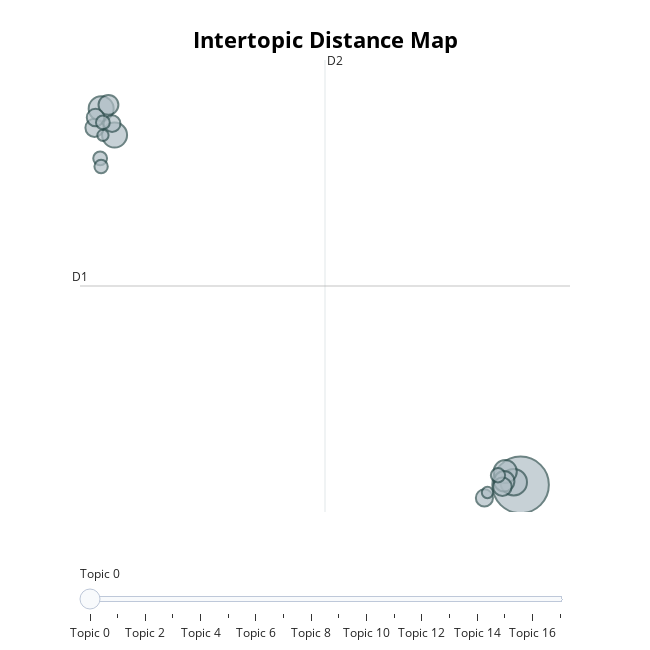

This figure's notebook cell:
### Code cell
#Visualziing the intertopic distance between topics
print('Intertopic Distance Map')
model.visualize_topics()

### Figure 1 — Plotly figure (JSON) as saved in the notebook; plotly's stock layout.template omitted (floating-point values rounded to 4 significant figures)
{"data": [{"customdata": [[0, "chatgpt | just | like | im | use", 251], [1, "link | ai | said | data | jobs", 55], [2, "dont | bing | im | disclaimer | search", 49], [3, "joke | offensive | yo | mama | yo mama", 49], [4, "art | image | design | ascii | github", 42], [5, "link | ai | gpt4 | plugins | people", 33], [6, "dan | jailbreak | prompt | dan 50 | click", 31], [7, "students | teacher | teachers | student | essays", 27], [8, "letter | word | letters | pita | pita pita", 26], [9, "language | language model | model | al | al language", 24], [10, "link | aigenerated | ai | news | rap", 23], [11, "god | agents | ai | al god | al", 22], [12, "data | italy | data protection | protection | italian", 16], [13, "meal | ingredients | prompt | pizza | recipe", 15], [14, "love | vou | family | like | heart", 15], [15, "polite | thank | posted | ag0 | thanking", 14], [16, "social | capitalism | social safety | thou | nets", 10], [17, "link | ai | google | open source | open", 10]], "hovertemplate": "<b>Topic %{customdata[0]}</b><br>%{customdata[1]}<br>Size: %{customdata[2]}", "legendgroup": "", "marker": {"color": "#B0BEC5", "line": {"color": "DarkSlateGrey", "width": 2}, "size": [251, 55, 49, 49, 42, 33, 31, 27, 26, 24, 23, 22, 16, 15, 15, 14, 10, 10], "sizemode": "area", "sizeref": 0.1569, "symbol": "circle"}, "mode": "markers", "name": "", "orientation": "v", "showlegend": false, "type": "scatter", "x": [21.69, 21.24, -5.044, -5.927, 20.68, 20.61, -5.446, 20.5, -6.365, -6.298, 19.31, -5.206, 20.21, -5.813, -5.994, -5.931, -5.809, 19.51], "xaxis": "x", "y": [-4.038, -3.904, 13.43, 14.75, -3.374, -3.862, 14.94, -4.134, 13.79, 14.3, -4.691, 14.0, -3.558, 14.06, 12.27, 11.86, 13.42, -4.421], "yaxis": "y"}], "layout": {"annotations": [{"showarrow": false, "text": "D1", "x": -7.32, "y": 5.892, "yshift": 10}, {"showarrow": false, "text": "D2", "x": 8.814, "xshift": 10, "y": 17.18}], "height": 650, "hoverlabel": {"bgcolor": "white", "font": {"family": "Rockwell", "size": 16}}, "legend": {"itemsizing": "constant", "tracegroupgap": 0}, "margin": {"t": 60}, "shapes": [{"line": {"color": "#CFD8DC", "width": 2}, "type": "line", "x0": 8.814, "x1": 8.814, "y0": -5.394, "y1": 17.18}, {"line": {"color": "#9E9E9E", "width": 2}, "type": "line", "x0": -7.32, "x1": 24.95, "y0": 5.892, "y1": 5.892}], "sliders": [{"active": 0, "pad": {"t": 50}, "steps": [{"args": [{"marker.color": [["red", "#B0BEC5", "#B0BEC5", "#B0BEC5", "#B0BEC5", "#B0BEC5", "#B0BEC5", "#B0BEC5", "#B0BEC5", "#B0BEC5", "#B0BEC5", "#B0BEC5", "#B0BEC5", "#B0BEC5", "#B0BEC5", "#B0BEC5", "#B0BEC5", "#B0BEC5"]]}], "label": "Topic 0", "method": "update"}, {"args": [{"marker.color": [["#B0BEC5", "red", "#B0BEC5", "#B0BEC5", "#B0BEC5", "#B0BEC5", "#B0BEC5", "#B0BEC5", "#B0BEC5", "#B0BEC5", "#B0BEC5", "#B0BEC5", "#B0BEC5", "#B0BEC5", "#B0BEC5", "#B0BEC5", "#B0BEC5", "#B0BEC5"]]}], "label": "Topic 1", "method": "update"}, {"args": [{"marker.color": [["#B0BEC5", "#B0BEC5", "red", "#B0BEC5", "#B0BEC5", "#B0BEC5", "#B0BEC5", "#B0BEC5", "#B0BEC5", "#B0BEC5", "#B0BEC5", "#B0BEC5", "#B0BEC5", "#B0BEC5", "#B0BEC5", "#B0BEC5", "#B0BEC5", "#B0BEC5"]]}], "label": "Topic 2", "method": "update"}, {"args": [{"marker.color": [["#B0BEC5", "#B0BEC5", "#B0BEC5", "red", "#B0BEC5", "#B0BEC5", "#B0BEC5", "#B0BEC5", "#B0BEC5", "#B0BEC5", "#B0BEC5", "#B0BEC5", "#B0BEC5", "#B0BEC5", "#B0BEC5", "#B0BEC5", "#B0BEC5", "#B0BEC5"]]}], "label": "Topic 3", "method": "update"}, {"args": [{"marker.color": [["#B0BEC5", "#B0BEC5", "#B0BEC5", "#B0BEC5", "red", "#B0BEC5", "#B0BEC5", "#B0BEC5", "#B0BEC5", "#B0BEC5", "#B0BEC5", "#B0BEC5", "#B0BEC5", "#B0BEC5", "#B0BEC5", "#B0BEC5", "#B0BEC5", "#B0BEC5"]]}], "label": "Topic 4", "method": "update"}, {"args": [{"marker.color": [["#B0BEC5", "#B0BEC5", "#B0BEC5", "#B0BEC5", "#B0BEC5", "red", "#B0BEC5", "#B0BEC5", "#B0BEC5", "#B0BEC5", "#B0BEC5", "#B0BEC5", "#B0BEC5", "#B0BEC5", "#B0BEC5", "#B0BEC5", "#B0BEC5", "#B0BEC5"]]}], "label": "Topic 5", "method": "update"}, {"args": [{"marker.color": [["#B0BEC5", "#B0BEC5", "#B0BEC5", "#B0BEC5", "#B0BEC5", "#B0BEC5", "red", "#B0BEC5", "#B0BEC5", "#B0BEC5", "#B0BEC5", "#B0BEC5", "#B0BEC5", "#B0BEC5", "#B0BEC5", "#B0BEC5", "#B0BEC5", "#B0BEC5"]]}], "label": "Topic 6", "method": "update"}, {"args": [{"marker.color": [["#B0BEC5", "#B0BEC5", "#B0BEC5", "#B0BEC5", "#B0BEC5", "#B0BEC5", "#B0BEC5", "red", "#B0BEC5", "#B0BEC5", "#B0BEC5", "#B0BEC5", "#B0BEC5", "#B0BEC5", "#B0BEC5", "#B0BEC5", "#B0BEC5", "#B0BEC5"]]}], "label": "Topic 7", "method": "update"}, {"args": [{"marker.color": [["#B0BEC5", "#B0BEC5", "#B0BEC5", "#B0BEC5", "#B0BEC5", "#B0BEC5", "#B0BEC5", "#B0BEC5", "red", "#B0BEC5", "#B0BEC5", "#B0BEC5", "#B0BEC5", "#B0BEC5", "#B0BEC5", "#B0BEC5", "#B0BEC5", "#B0BEC5"]]}], "label": "Topic 8", "method": "update"}, {"args": [{"marker.color": [["#B0BEC5", "#B0BEC5", "#B0BEC5", "#B0BEC5", "#B0BEC5", "#B0BEC5", "#B0BEC5", "#B0BEC5", "#B0BEC5", "red", "#B0BEC5", "#B0BEC5", "#B0BEC5", "#B0BEC5", "#B0BEC5", "#B0BEC5", "#B0BEC5", "#B0BEC5"]]}], "label": "Topic 9", "method": "update"}, {"args": [{"marker.color": [["#B0BEC5", "#B0BEC5", "#B0BEC5", "#B0BEC5", "#B0BEC5", "#B0BEC5", "#B0BEC5", "#B0BEC5", "#B0BEC5", "#B0BEC5", "red", "#B0BEC5", "#B0BEC5", "#B0BEC5", "#B0BEC5", "#B0BEC5", "#B0BEC5", "#B0BEC5"]]}], "label": "Topic 10", "method": "update"}, {"args": [{"marker.color": [["#B0BEC5", "#B0BEC5", "#B0BEC5", "#B0BEC5", "#B0BEC5", "#B0BEC5", "#B0BEC5", "#B0BEC5", "#B0BEC5", "#B0BEC5", "#B0BEC5", "red", "#B0BEC5", "#B0BEC5", "#B0BEC5", "#B0BEC5", "#B0BEC5", "#B0BEC5"]]}], "label": "Topic 11", "method": "update"}, {"args": [{"marker.color": [["#B0BEC5", "#B0BEC5", "#B0BEC5", "#B0BEC5", "#B0BEC5", "#B0BEC5", "#B0BEC5", "#B0BEC5", "#B0BEC5", "#B0BEC5", "#B0BEC5", "#B0BEC5", "red", "#B0BEC5", "#B0BEC5", "#B0BEC5", "#B0BEC5", "#B0BEC5"]]}], "label": "Topic 12", "method": "update"}, {"args": [{"marker.color": [["#B0BEC5", "#B0BEC5", "#B0BEC5", "#B0BEC5", "#B0BEC5", "#B0BEC5", "#B0BEC5", "#B0BEC5", "#B0BEC5", "#B0BEC5", "#B0BEC5", "#B0BEC5", "#B0BEC5", "red", "#B0BEC5", "#B0BEC5", "#B0BEC5", "#B0BEC5"]]}], "label": "Topic 13", "method": "update"}, {"args": [{"marker.color": [["#B0BEC5", "#B0BEC5", "#B0BEC5", "#B0BEC5", "#B0BEC5", "#B0BEC5", "#B0BEC5", "#B0BEC5", "#B0BEC5", "#B0BEC5", "#B0BEC5", "#B0BEC5", "#B0BEC5", "#B0BEC5", "red", "#B0BEC5", "#B0BEC5", "#B0BEC5"]]}], "label": "Topic 14", "method": "update"}, {"args": [{"marker.color": [["#B0BEC5", "#B0BEC5", "#B0BEC5", "#B0BEC5", "#B0BEC5", "#B0BEC5", "#B0BEC5", "#B0BEC5", "#B0BEC5", "#B0BEC5", "#B0BEC5", "#B0BEC5", "#B0BEC5", "#B0BEC5", "#B0BEC5", "red", "#B0BEC5", "#B0BEC5"]]}], "label": "Topic 15", "method": "update"}, {"args": [{"marker.color": [["#B0BEC5", "#B0BEC5", "#B0BEC5", "#B0BEC5", "#B0BEC5", "#B0BEC5", "#B0BEC5", "#B0BEC5", "#B0BEC5", "#B0BEC5", "#B0BEC5", "#B0BEC5", "#B0BEC5", "#B0BEC5", "#B0BEC5", "#B0BEC5", "red", "#B0BEC5"]]}], "label": "Topic 16", "method": "update"}, {"args": [{"marker.color": [["#B0BEC5", "#B0BEC5", "#B0BEC5", "#B0BEC5", "#B0BEC5", "#B0BEC5", "#B0BEC5", "#B0BEC5", "#B0BEC5", "#B0BEC5", "#B0BEC5", "#B0BEC5", "#B0BEC5", "#B0BEC5", "#B0BEC5", "#B0BEC5", "#B0BEC5", "red"]]}], "label": "Topic 17", "method": "update"}]}], "title": {"font": {"color": "Black", "size": 22}, "text": "<b>Intertopic Distance Map</b>", "x": 0.5, "xanchor": "center", "y": 0.95, "yanchor": "top"}, "width": 650, "xaxis": {"anchor": "y", "domain": [0, 1], "range": [-7.32, 24.95], "title": {"text": ""}, "visible": false}, "yaxis": {"anchor": "x", "domain": [0, 1], "range": [-5.394, 17.18], "title": {"text": ""}, "visible": false}}}
